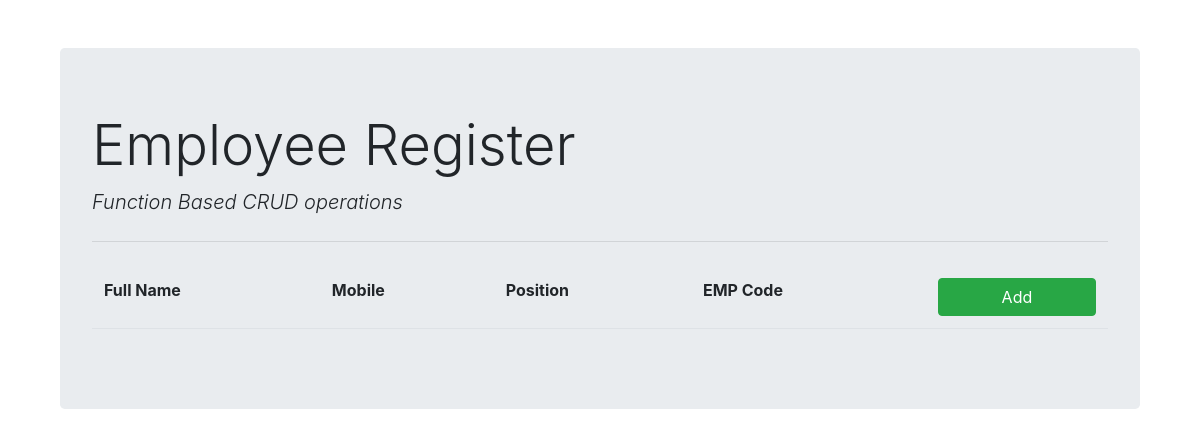
The page /employee/ on the database as committed earlier.
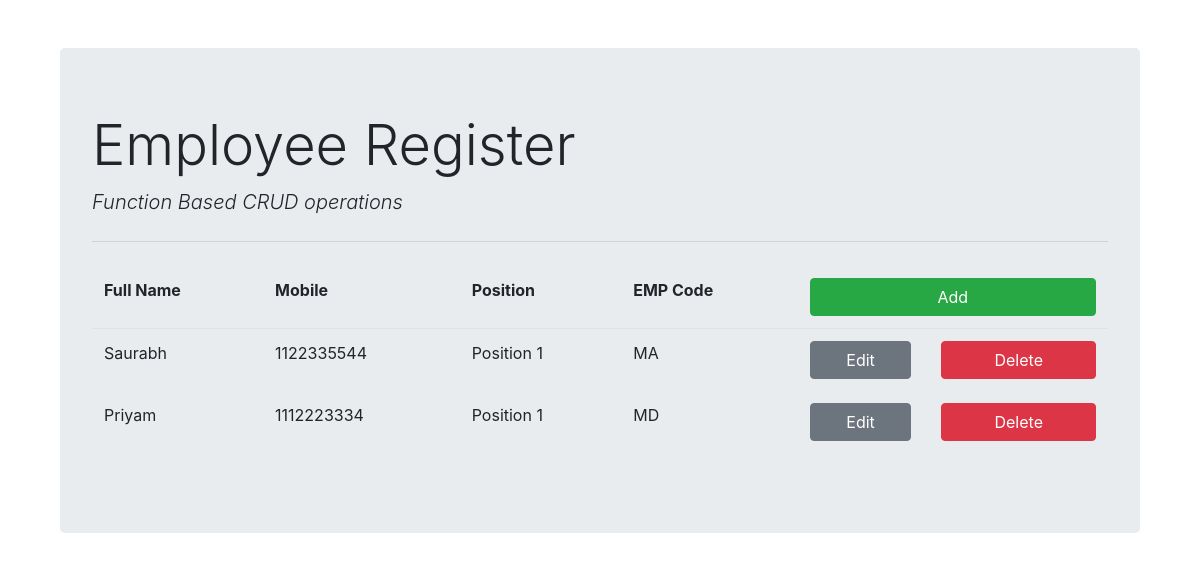
The same page on the database as committed later.
### employee_crud/models.py (models this page shows, shortened)
class Employee(models.Model):
    fullname = models.CharField(max_length=100)
    emp_code = models.CharField(max_length=3)
    mobile = models.CharField(max_length=15)
    position = models.ForeignKey(Position, on_delete=models.CASCADE)

class Position(models.Model):
    title = models.CharField(max_length=50)
    def __str__(self):
        return self.title

### employee_crud/views.py (the view)
# urls.py: path('', employee_list_view, name = 'employee-view'),
def employee_list_view(request):
    context = {'list' : Employee.objects.all()}
    return render(request, 'employee_list.html', context)

### employee_crud/templates/employee_list.html (shortened to what this page needs)
{% extends 'employee_base.html' %}
{% block content %}
    <table class="table table-borderless">
        <thead class="border-bottom font-weight-bold">
            <tr>
                <td>Full Name</td>
                <td>Mobile</td>
                <td>Position</td>
                <td>EMP Code</td>
                <td><a href="{% url 'employee-create' %}" class="btn btn-success btn-block">Add</a></td>
            </tr>
        </thead>
        <tbody>
            {% for employee in list %}
                <tr>
                    <td>{{employee.fullname}}</td>
                    <td>{{employee.mobile}}</td>
                    <td>{{employee.position}}</td>
                    <td>{{employee.emp_code}}</td>
                    <td>
                        <div class="row">
                            <div class="col-md 5">
                                <a href="{% url 'employee-update' employee.id %}" class="btn btn-secondary btn-block">Edit</a>
                            </div>
                            <div class="col-md-7">
                                <a href="{% url 'employee-delete' employee.id %}" class="btn btn-danger btn-block">Delete</a>
                            </div>
                        </div>
                    </td>
                </tr>
            {% endfor %}
        </tbody>
    </table>
{% endblock %}

Rows that differ between the two databases and show on the page:
added Employee: fullname "Saurabh", mobile "1122335544", position "Position 1", emp_code "MA"
added Employee: fullname "Priyam", mobile "1112223334", position "Position 1", emp_code "MD"
